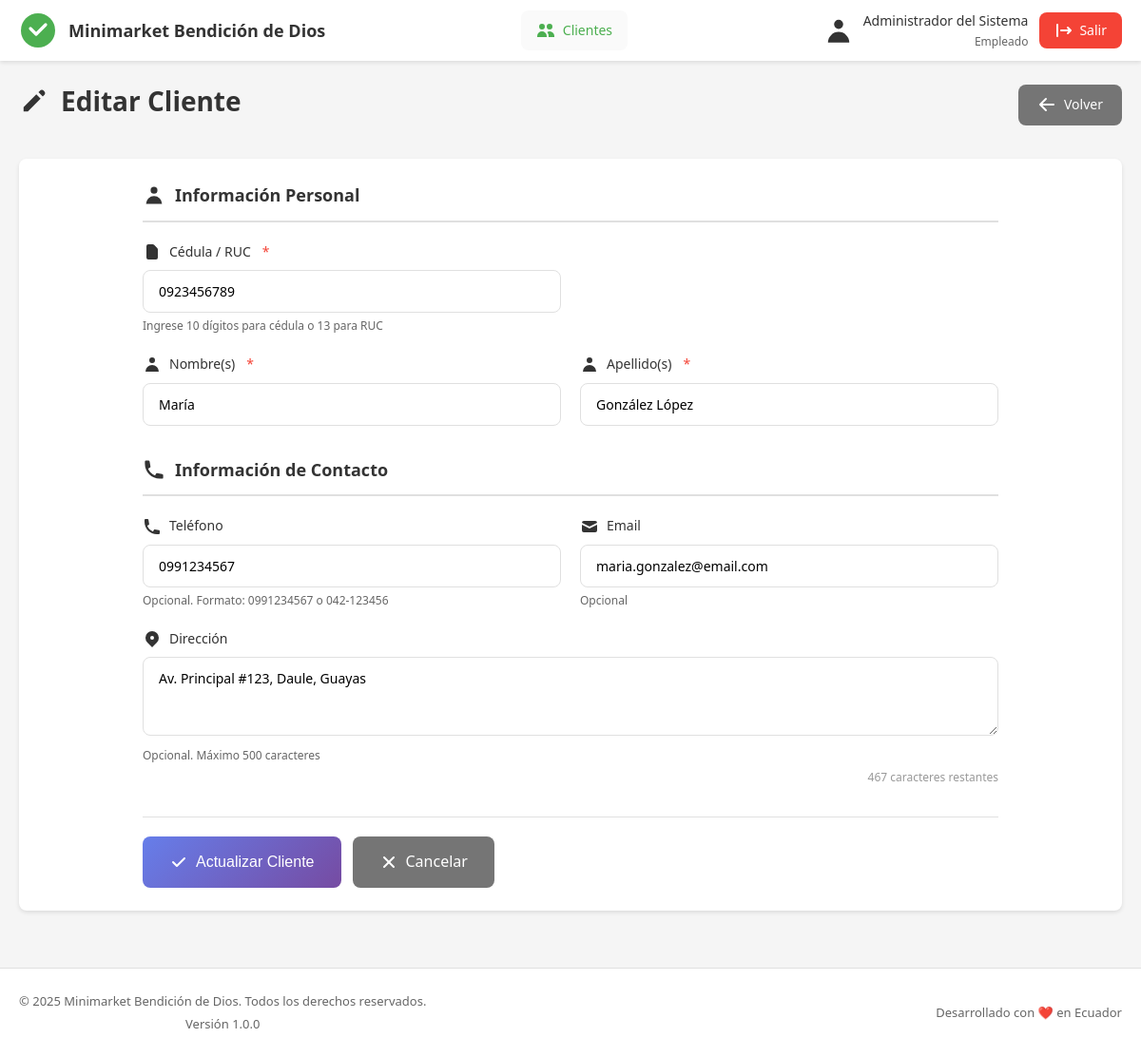
The app's page /minimarket/index.php?controller=cliente&action=editar&id=1 (signed in) with its own data.
### tables this page shows
CREATE TABLE clientes (
    id_cliente INT AUTO_INCREMENT PRIMARY KEY COMMENT 'ID único del cliente',
    str_cedula VARCHAR(13) NOT NULL UNIQUE COMMENT 'Cédula o RUC del cliente',
    str_nombre VARCHAR(100) NOT NULL COMMENT 'Nombre(s) del cliente',
    str_apellido VARCHAR(100) NOT NULL COMMENT 'Apellido(s) del cliente',
    str_telefono VARCHAR(15) COMMENT 'Teléfono de contacto',
    str_email VARCHAR(100) COMMENT 'Correo electrónico',
    str_direccion TEXT COMMENT 'Dirección domiciliaria',
    bool_activo BOOLEAN NOT NULL DEFAULT TRUE COMMENT 'Estado: TRUE=activo, FALSE=eliminado',
    
     
    int_id_usuario_alta INT NOT NULL COMMENT 'Usuario que registró',
    datetime_fecha_alta DATETIME NOT NULL DEFAULT CURRENT_TIMESTAMP COMMENT 'Fecha de registro',
    int_id_usuario_modificacion INT COMMENT 'Usuario que modificó',
    datetime_fecha_modificacion DATETIME COMMENT 'Fecha de modificación',
    int_id_usuario_eliminar INT COMMENT 'Usuario que eliminó',
    datetime_fecha_eliminacion DATETIME COMMENT 'Fecha de eliminación',
    
     
    INDEX idx_nombre_apellido (str_nombre, str_apellido),
    INDEX idx_activo (bool_activo),
    INDEX idx_fecha_alta (datetime_fecha_alta),
    INDEX idx_cedula (str_cedula),
    
     
    FOREIGN KEY (int_id_usuario_alta) 
        REFERENCES usuarios(id_usuario) 
        ON DELETE RESTRICT 
        ON UPDATE CASCADE,
    FOREIGN KEY (int_id_usuario_modificacion) 
        REFERENCES usuarios(id_usuario) 
        ON DELETE RESTRICT 
        ON UPDATE CASCADE,
    FOREIGN KEY (int_id_usuario_eliminar) 
        REFERENCES usuarios(id_usuario) 
        ON DELETE RESTRICT 
        ON UPDATE CASCADE
        
);

### minimarket/controllers/ClienteController.php (called while the page is built, shortened)
<?php
require_once __DIR__ . '/../models/Cliente.php';
class ClienteController {
    private $clienteModel;
    public function __construct() {
        $this->clienteModel = new Cliente();
    }
    public function editar() {
        $int_id = intval($_GET['id'] ?? 0);
        $arr_cliente = $this->clienteModel->obtenerPorId($int_id);
        $str_accion = 'editar';
        require_once __DIR__ . '/../views/clientes/formulario.php';
    }
}
?>

### minimarket/models/Database.php (called while the page is built, shortened)
<?php
class Database {
    private $conexion;
    private $stmt;
    private function conectar() {
        try {
            $str_dsn = "mysql:host=" . DB_HOST . ";dbname=" . DB_NAME . ";charset=" . DB_CHARSET;
            $arr_opciones = [
                PDO::ATTR_ERRMODE => PDO::ERRMODE_EXCEPTION,
                PDO::ATTR_DEFAULT_FETCH_MODE => PDO::FETCH_ASSOC,
                PDO::ATTR_EMULATE_PREPARES => false,
            ];
            $this->conexion = new PDO($str_dsn, DB_USER, DB_PASS, $arr_opciones);
        } catch (PDOException $e) {
            die("Error de conexión: " . $e->getMessage());
        }
    }
    public function query($str_sql) {
        $this->stmt = $this->conexion->prepare($str_sql);
    }
    public function bind($param, $value, $type = null) {
        if (is_null($type)) {
            switch (true) {
                case is_int($value):
                    $type = PDO::PARAM_INT;
                    break;
            }
        }
        $this->stmt->bindValue($param, $value, $type);
    }
    public function execute() {
        return $this->stmt->execute();
    }
    public function single() {
        $this->execute();
        return $this->stmt->fetch();
    }
}
?>

### minimarket/models/Cliente.php (called while the page is built, shortened)
<?php
require_once 'Database.php';
class Cliente {
    private $db;
    public function __construct() {
        $this->db = new Database();
    }
    public function obtenerPorId($int_id) {
        $this->db->query("
            SELECT * FROM clientes
            WHERE id_cliente = :id
            AND bool_activo = 1
        ");
        $this->db->bind(':id', $int_id);
        return $this->db->single();
    }
}

### minimarket/views/clientes/formulario.php (the view, shortened to what this page needs)
<?php
$arr_datos = $_SESSION['datos_formulario'] ?? [];
if ($str_accion === 'editar' && isset($arr_cliente)) {
    $arr_datos = array_merge($arr_cliente, $arr_datos);
}
require_once __DIR__ . '/../layouts/header.php';
?>
<div class="page-header">
    <div class="header-content">
        <h1>
            <svg width="32" height="32" viewBox="0 0 20 20" fill="currentColor">
                <?php if ($str_accion === 'crear'): ?>
                    <path fill-rule="evenodd" d="M10 3a1 1 0 011 1v5h5a1 1 0 110 2h-5v5a1 1 0 11-2 0v-5H4a1 1 0 110-2h5V4a1 1 0 011-1z" clip-rule="evenodd"/>
                <?php else: ?>
                    <path d="M13.586 3.586a2 2 0 112.828 2.828l-.793.793-2.828-2.828.793-.793zM11.379 5.793L3 14.172V17h2.828l8.38-8.379-2.83-2.828z"/>
                <?php endif; ?>
            </svg>
            <?php echo $str_accion === 'crear' ? 'Nuevo Cliente' : 'Editar Cliente'; ?>
        </h1>
        <a href="<?php echo APP_URL; ?>index.php?controller=cliente&action=listar" class="btn btn-secondary">
            <svg width="20" height="20" viewBox="0 0 20 20" fill="currentColor">
                <path fill-rule="evenodd" d="M9.707 16.707a1 1 0 01-1.414 0l-6-6a1 1 0 010-1.414l6-6a1 1 0 011.414 1.414L5.414 9H17a1 1 0 110 2H5.414l4.293 4.293a1 1 0 010 1.414z" clip-rule="evenodd"/>
            </svg>
            Volver
        </a>
    </div>
</div>
<div class="content-section">
    <div class="form-container">
        <form action="<?php echo APP_URL; ?>index.php?controller=cliente&action=guardar" method="POST" class="cliente-form" id="formCliente">
            <div class="form-section">
                <h3 class="section-title">
                    <svg width="24" height="24" viewBox="0 0 20 20" fill="currentColor">
                        <path fill-rule="evenodd" d="M10 9a3 3 0 100-6 3 3 0 000 6zm-7 9a7 7 0 1114 0H3z" clip-rule="evenodd"/>
                    </svg>
                    Información Personal
                </h3>
                <div class="form-row">
                    <div class="form-group">
                        <label for="str_cedula" class="required">
                            <svg width="20" height="20" viewBox="0 0 20 20" fill="currentColor">
                                <path fill-rule="evenodd" d="M4 4a2 2 0 012-2h4.586A2 2 0 0112 2.586L15.414 6A2 2 0 0116 7.414V16a2 2 0 01-2 2H6a2 2 0 01-2-2V4z" clip-rule="evenodd"/>
                            </svg>
                            Cédula / RUC
                        </label>
                        <input
                            type="text"
                            id="str_cedula"
                            name="str_cedula"
                            class="form-control"
                            placeholder="0923456789 o 0923456789001"
                            value="<?php echo htmlspecialchars($arr_datos['str_cedula'] ?? ''); ?>"
                            required
                            maxlength="13"
                            pattern="[0-9]{10,13}"
                            title="Ingrese 10 dígitos para cédula o 13 para RUC"
                        >
                        <small class="form-help">Ingrese 10 dígitos para cédula o 13 para RUC</small>
                    </div>
                </div>
                <div class="form-row">
                    <div class="form-group">
                        <label for="str_nombre" class="required">
                            <svg width="20" height="20" viewBox="0 0 20 20" fill="currentColor">
                                <path fill-rule="evenodd" d="M10 9a3 3 0 100-6 3 3 0 000 6zm-7 9a7 7 0 1114 0H3z" clip-rule="evenodd"/>
                            </svg>
                            Nombre(s)
                        </label>
                        <input
                            type="text"
                            id="str_nombre"
                            name="str_nombre"
                            class="form-control"
                            placeholder="Ej: María José"
                            value="<?php echo htmlspecialchars($arr_datos['str_nombre'] ?? ''); ?>"
                            required
                            maxlength="100"
                        >
                    </div>
                    <div class="form-group">
                        <label for="str_apellido" class="required">
                            <svg width="20" height="20" viewBox="0 0 20 20" fill="currentColor">
                                <path fill-rule="evenodd" d="M10 9a3 3 0 100-6 3 3 0 000 6zm-7 9a7 7 0 1114 0H3z" clip-rule="evenodd"/>
                            </svg>
                            Apellido(s)
                        </label>
                        <input
                            type="text"
                            id="str_apellido"
                            name="str_apellido"
                            class="form-control"
                            placeholder="Ej: González López"
                            value="<?php echo htmlspecialchars($arr_datos['str_apellido'] ?? ''); ?>"
                            required
                            maxlength="100"
                        >
                    </div>
                </div>
            </div>
            <div class="form-section">
                <h3 class="section-title">
                    <svg width="24" height="24" viewBox="0 0 20 20" fill="currentColor">
                        <path d="M2 3a1 1 0 011-1h2.153a1 1 0 01.986.836l.74 4.435a1 1 0 01-.54 1.06l-1.548.773a11.037 11.037 0 006.105 6.105l.774-1.548a1 1 0 011.059-.54l4.435.74a1 1 0 01.836.986V17a1 1 0 01-1 1h-2C7.82 18 2 12.18 2 5V3z"/>
                    </svg>
                    Información de Contacto
                </h3>
                <div class="form-row">
                    <div class="form-group">
                        <label for="str_telefono">
                            <svg width="20" height="20" viewBox="0 0 20 20" fill="currentColor">
                                <path d="M2 3a1 1 0 011-1h2.153a1 1 0 01.986.836l.74 4.435a1 1 0 01-.54 1.06l-1.548.773a11.037 11.037 0 006.105 6.105l.774-1.548a1 1 0 011.059-.54l4.435.74a1 1 0 01.836.986V17a1 1 0 01-1 1h-2C7.82 18 2 12.18 2 5V3z"/>
                            </svg>
                            Teléfono
                        </label>
                        <input
                            type="tel"
                            id="str_telefono"
                            name="str_telefono"
                            class="form-control"
                            placeholder="0991234567 o 042-123456"
                            value="<?php echo htmlspecialchars($arr_datos['str_telefono'] ?? ''); ?>"
                            maxlength="15"
                            pattern="[0-9+\-\(\) ]{7,15}"
                        >
                        <small class="form-help">Opcional. Formato: 0991234567 o 042-123456</small>
                    </div>
                    <div class="form-group">
                        <label for="str_email">
                            <svg width="20" height="20" viewBox="0 0 20 20" fill="currentColor">
                                <path d="M2.003 5.884L10 9.882l7.997-3.998A2 2 0 0016 4H4a2 2 0 00-1.997 1.884z"/>
                                <path d="M18 8.118l-8 4-8-4V14a2 2 0 002 2h12a2 2 0 002-2V8.118z"/>
                            </svg>
                            Email
                        </label>
                        <input
                            type="email"
                            id="str_email"
                            name="str_email"
                            class="form-control"
                            placeholder="ejemplo@correo.com"
                            value="<?php echo htmlspecialchars($arr_datos['str_email'] ?? ''); ?>"
                            maxlength="100"
                        >
                        <small class="form-help">Opcional</small>
                    </div>
                </div>
                <div class="form-row">
                    <div class="form-group full-width">
                        <label for="str_direccion">
                            <svg width="20" height="20" viewBox="0 0 20 20" fill="currentColor">
                                <path fill-rule="evenodd" d="M5.05 4.05a7 7 0 119.9 9.9L10 18.9l-4.95-4.95a7 7 0 010-9.9zM10 11a2 2 0 100-4 2 2 0 000 4z" clip-rule="evenodd"/>
                            </svg>
                            Dirección
                        </label>
                        <textarea
                            id="str_direccion"
                            name="str_direccion"
                            class="form-control"
                            rows="3"
                            placeholder="Ej: Av. Principal #123, entre Calle A y Calle B, Daule"
                            maxlength="500"
                        ><?php echo htmlspecialchars($arr_datos['str_direccion'] ?? ''); ?></textarea>
                        <small class="form-help">Opcional. Máximo 500 caracteres</small>
                    </div>
                </div>
            </div>
            <div class="form-actions">
                <button type="submit" class="btn btn-primary btn-lg">
                    <svg width="20" height="20" viewBox="0 0 20 20" fill="currentColor">
                        <path fill-rule="evenodd" d="M16.707 5.293a1 1 0 010 1.414l-8 8a1 1 0 01-1.414 0l-4-4a1 1 0 011.414-1.414L8 12.586l7.293-7.293a1 1 0 011.414 0z" clip-rule="evenodd"/>
                    </svg>
                    <?php echo $str_accion === 'crear' ? 'Registrar Cliente' : 'Actualizar Cliente'; ?>
                </button>
                <a href="<?php echo APP_URL; ?>index.php?controller=cliente&action=listar" class="btn btn-secondary btn-lg">
                    <svg width="20" height="20" viewBox="0 0 20 20" fill="currentColor">
                        <path fill-rule="evenodd" d="M4.293 4.293a1 1 0 011.414 0L10 8.586l4.293-4.293a1 1 0 111.414 1.414L11.414 10l4.293 4.293a1 1 0 01-1.414 1.414L10 11.414l-4.293 4.293a1 1 0 01-1.414-1.414L8.586 10 4.293 5.707a1 1 0 010-1.414z" clip-rule="evenodd"/>
                    </svg>
                    Cancelar
                </a>
            </div>
        </form>
    </div>
</div>
<?php require_once __DIR__ . '/../layouts/footer.php'; ?>

### records on screen
clientes: str_cedula "0923456789", str_nombre "María", str_apellido "González López", str_telefono "0991234567", str_email "maria.gonzalez@email.com", str_direccion "Av. Principal #123, Daule, Guayas"

### other values on screen
APP_NAME "Minimarket Bendición de Dios"
$_SESSION['usuario_nombre_completo'] "Administrador del Sistema"
$_SESSION['usuario_rol'] "Empleado"
APP_VERSION "1.0.0"
